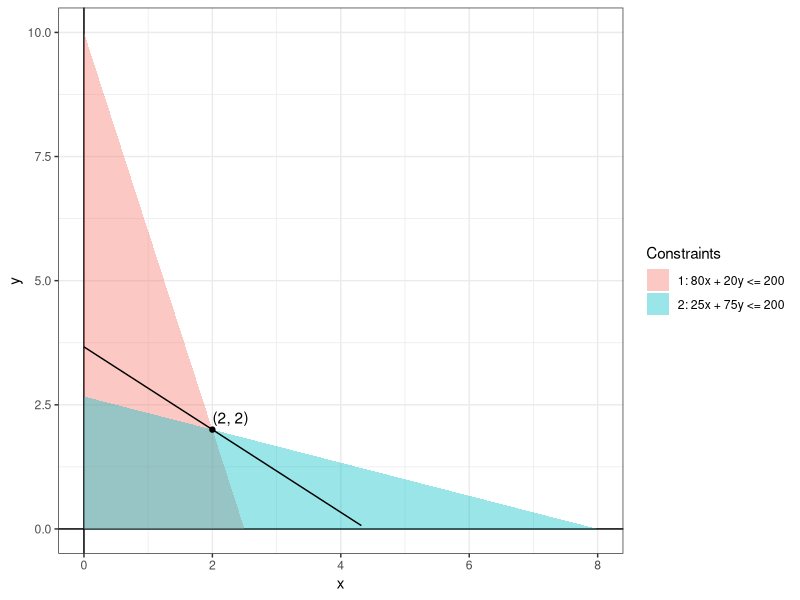

Here is the R script that generated this plot: (Note: this script raises an error after producing the figure.)
## ---- chunk 1

library(ggplot2)

ggplot() + 
  xlim(0, 200/25) +
  ylim(0, 200/20) +
  geom_vline(xintercept=c(0)) +
  geom_hline(yintercept=c(0)) +
  theme_bw() + 
  geom_polygon(
      data = data.frame(
        x = c(0, 0, 200/80, Inf),
        y = c(0, 200/20, 0, 0)),
      aes(x = x, y = y, fill = "1: 80x + 20y <= 200"),
      inherit.aes = FALSE, alpha = 0.4) + 
  geom_polygon(
      data = data.frame(
        x = c(0, 0, 200/25, Inf),
        y = c(0, 200/75, 0, 0)),
      aes(x = x, y = y, fill = "2: 25x + 75y <= 200"),
      inherit.aes = TRUE, alpha = 0.4) +
  scale_fill_discrete(name = "Constraints") +
  geom_point(aes(x=2, y=2), color = "black") +
  geom_text(aes(x=2, y=2), label="(2, 2)", vjust=-.5, hjust=0) +
  stat_function(fun = function(x) {(110 - 25*x)/30}, color = "black")
## ---- chunk 2
ex_1_1_lp <- new_linear_program(
  obj = c(25, 30),
  A = matrix(c(80, 20, 25, 75, 1, 1), nrow = 2, byrow = TRUE),
  b = c(200, 200, 3),
  variables = c('x', 'y')
)

cat(str_math(ex_1_1_lp))
## ---- chunk 3

library(ggplot2)

ggplot() + 
  xlim(0, 200/25) +
  ylim(0, 200/20) +
  geom_vline(xintercept=c(0)) +
  geom_hline(yintercept=c(0)) +
  theme_bw() + 
  geom_polygon(
      data = data.frame(
        x = c(0, 0, 200/80, Inf),
        y = c(0, 200/20, 0, 0)),
      aes(x = x, y = y, fill = "1: 80x + 20y <= 200"),
      inherit.aes = FALSE, alpha = 0.4) + 
  geom_polygon(
      data = data.frame(
        x = c(0, 0, 200/25, Inf),
        y = c(0, 200/75, 0, 0)),
      aes(x = x, y = y, fill = "2: 25x + 75y <= 200"),
      inherit.aes = TRUE, alpha = 0.4) +
  geom_polygon(
      data = data.frame(
        x = c(0, 0, 3, Inf),
        y = c(0, 3, 0, 0)),
      aes(x = x, y = y, fill = "3: x + y <= 3"),
      inherit.aes = TRUE, alpha = 0.4) +
  scale_fill_discrete(name = "Constraints")
## ---- chunk 4

library(ggplot2)

ggplot() + 
  xlim(0, 200/25) +
  ylim(0, 200/20) +
  geom_vline(xintercept=c(0)) +
  geom_hline(yintercept=c(0)) +
  theme_bw() + 
  geom_polygon(
      data = data.frame(
        x = c(0, 0, 200/80, Inf),
        y = c(0, 200/20, 0, 0)),
      aes(x = x, y = y, fill = "1: 80x + 20y <= 200"),
      inherit.aes = FALSE, alpha = 0.4) + 
  geom_polygon(
      data = data.frame(
        x = c(0, 0, 200/25, Inf),
        y = c(0, 200/75, 0, 0)),
      aes(x = x, y = y, fill = "2: 25x + 75y <= 200"),
      inherit.aes = TRUE, alpha = 0.4) +
  geom_polygon(
      data = data.frame(
        x = c(0, 0, 3, Inf),
        y = c(0, 3, 0, 0)),
      aes(x = x, y = y, fill = "3: x + y <= 3"),
      inherit.aes = TRUE, alpha = 0.4) +
  scale_fill_discrete(name = "Constraints") + 
  stat_function(fun = function(x) {((0.5 * 25 + 2.5 * 30) - 25*x)/30}, color = "black") +
  geom_point(aes(x=0.5, y=2.5), color = "black") +
  geom_text(aes(x=0.5, y=2.5), label="(0.5, 2.5)", vjust=-.5, hjust=0)
